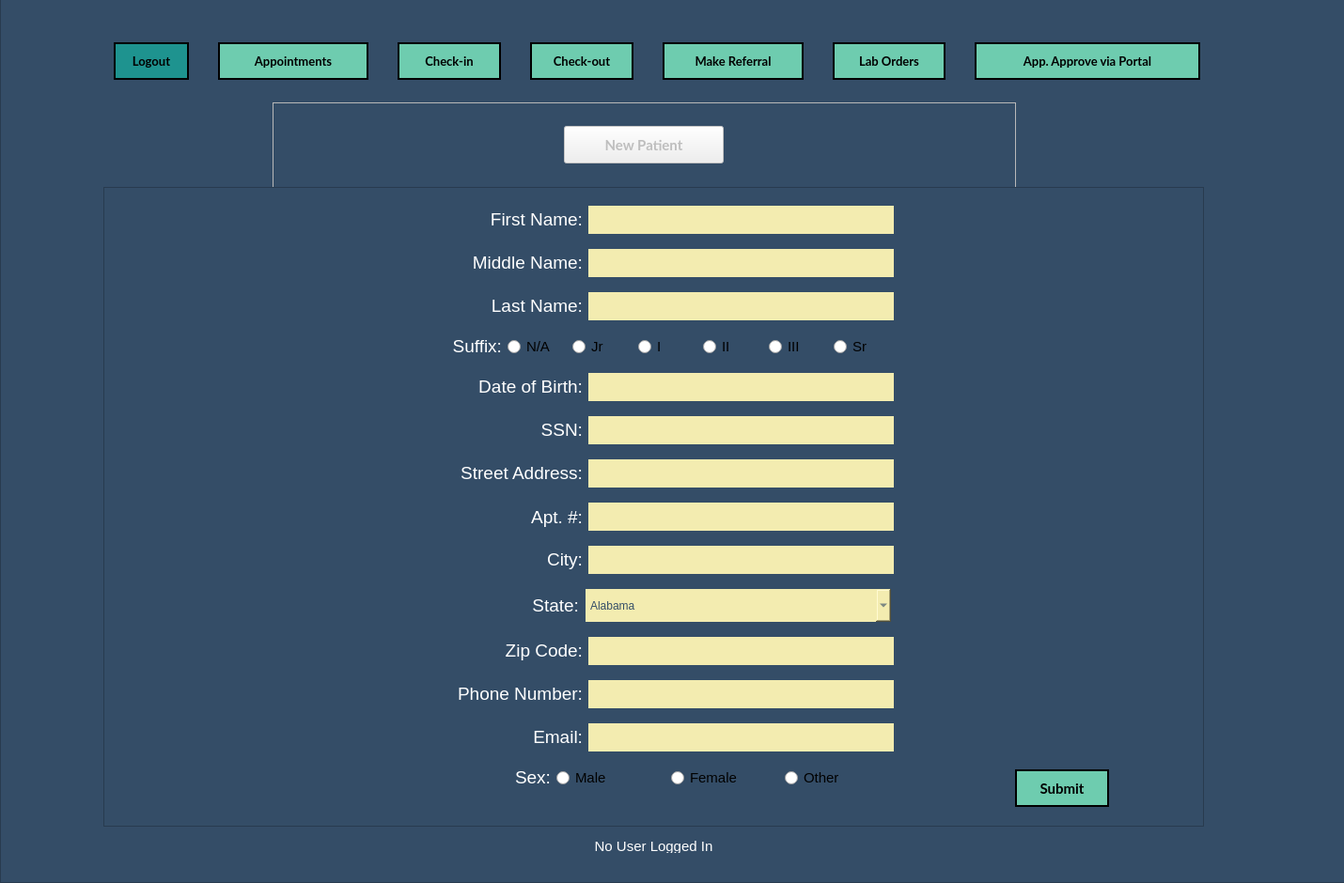
<?xml version="1.0" encoding="UTF-8"?>
<ui version="4.0">
 <class>NewPatientWindow</class>
 <widget class="QMainWindow" name="NewPatientWindow">
  <property name="geometry">
   <rect>
    <x>0</x>
    <y>0</y>
    <width>1430</width>
    <height>940</height>
   </rect>
  </property>
  <property name="minimumSize">
   <size>
    <width>1420</width>
    <height>940</height>
   </size>
  </property>
  <property name="maximumSize">
   <size>
    <width>1430</width>
    <height>940</height>
   </size>
  </property>
  <property name="windowTitle">
   <string>Forsyth Family Practice Center - Scheduling Appointments</string>
  </property>
  <property name="styleSheet">
   <string notr="true">QFrame {
	border-image: none;
	background-color: rgb(52, 77, 103);
}



QLineEdit, QComboBox, QDateEdit, QDateTimeEdit {
	border-image: none;
    border: none;
	min-width: 200px;
	height: 30px;
	background-color: #F3ECB0;
	color: #344D67;
	font-family: &quot;MS Shell Dlg 2&quot;;
	font-size: 11;
}

QLineEdit {
	padding-left: 5px;
	padding-right: 5px;
}

QLabel {
	color: white;
}</string>
  </property>
  <widget class="QWidget" name="centralwidget">
   <widget class="QFrame" name="MainFrame">
    <property name="geometry">
     <rect>
      <x>0</x>
      <y>-1</y>
      <width>1500</width>
      <height>941</height>
     </rect>
    </property>
    <property name="styleSheet">
     <string notr="true">QFrame {
	border-image: url(:/newPrefix/imgs/app-bg.png);
}</string>
    </property>
    <property name="frameShape">
     <enum>QFrame::StyledPanel</enum>
    </property>
    <property name="frameShadow">
     <enum>QFrame::Raised</enum>
    </property>
    <widget class="QWidget" name="layoutWidget">
     <property name="geometry">
      <rect>
       <x>110</x>
       <y>41</y>
       <width>1181</width>
       <height>51</height>
      </rect>
     </property>
     <layout class="QHBoxLayout" name="Layout_NavBar">
      <property name="spacing">
       <number>20</number>
      </property>
      <item>
       <widget class="QPushButton" name="Nav_LogoutBtn">
        <property name="minimumSize">
         <size>
          <width>80</width>
          <height>40</height>
         </size>
        </property>
        <property name="maximumSize">
         <size>
          <width>60</width>
          <height>16777215</height>
         </size>
        </property>
        <property name="font">
         <font>
          <family>Lato</family>
          <pointsize>10</pointsize>
          <weight>75</weight>
          <bold>true</bold>
         </font>
        </property>
        <property name="cursor">
         <cursorShape>PointingHandCursor</cursorShape>
        </property>
        <property name="styleSheet">
         <string notr="true">QPushButton {
	border-image: none;
	background-color: rgb(30, 147, 143);
	color: black;
	border: 2px solid black;
}

QPushButton::hover {
	background-color: rgb(14, 81, 85);
	color: white;
}</string>
        </property>
        <property name="text">
         <string>Logout</string>
        </property>
       </widget>
      </item>
      <item>
       <widget class="QPushButton" name="Nav_Appointments">
        <property name="enabled">
         <bool>true</bool>
        </property>
        <property name="sizePolicy">
         <sizepolicy hsizetype="Preferred" vsizetype="Fixed">
          <horstretch>0</horstretch>
          <verstretch>0</verstretch>
         </sizepolicy>
        </property>
        <property name="minimumSize">
         <size>
          <width>160</width>
          <height>40</height>
         </size>
        </property>
        <property name="maximumSize">
         <size>
          <width>90</width>
          <height>16777215</height>
         </size>
        </property>
        <property name="font">
         <font>
          <family>Lato</family>
          <pointsize>10</pointsize>
          <weight>75</weight>
          <bold>true</bold>
         </font>
        </property>
        <property name="cursor">
         <cursorShape>PointingHandCursor</cursorShape>
        </property>
        <property name="autoFillBackground">
         <bool>false</bool>
        </property>
        <property name="styleSheet">
         <string notr="true">QPushButton {
	border-image: none;
	background-color: #6ECCAF;
	color: black;
	border: 2px solid black;
}

QPushButton::hover {
	background-color: rgb(139, 231, 100);
	color: white;
}

</string>
        </property>
        <property name="text">
         <string>Appointments</string>
        </property>
       </widget>
      </item>
      <item>
       <widget class="QPushButton" name="Nav_CheckinBtn">
        <property name="minimumSize">
         <size>
          <width>110</width>
          <height>40</height>
         </size>
        </property>
        <property name="maximumSize">
         <size>
          <width>80</width>
          <height>16777215</height>
         </size>
        </property>
        <property name="font">
         <font>
          <family>Lato</family>
          <pointsize>10</pointsize>
          <weight>75</weight>
          <bold>true</bold>
         </font>
        </property>
        <property name="cursor">
         <cursorShape>PointingHandCursor</cursorShape>
        </property>
        <property name="styleSheet">
         <string notr="true">QPushButton {
	border-image: none;
	background-color: #6ECCAF;
	color: black;
	border: 2px solid black;
}

QPushButton::hover {
	background-color: rgb(139, 231, 100);
	color: white;
}

</string>
        </property>
        <property name="text">
         <string>Check-in</string>
        </property>
       </widget>
      </item>
      <item>
       <widget class="QPushButton" name="Nav_CheckoutBtn">
        <property name="minimumSize">
         <size>
          <width>110</width>
          <height>40</height>
         </size>
        </property>
        <property name="maximumSize">
         <size>
          <width>90</width>
          <height>16777215</height>
         </size>
        </property>
        <property name="font">
         <font>
          <family>Lato</family>
          <pointsize>10</pointsize>
          <weight>75</weight>
          <bold>true</bold>
         </font>
        </property>
        <property name="cursor">
         <cursorShape>PointingHandCursor</cursorShape>
        </property>
        <property name="styleSheet">
         <string notr="true">QPushButton {
	border-image: none;
	background-color: #6ECCAF;
	color: black;
	border: 2px solid black;
}

QPushButton::hover {
	background-color: rgb(139, 231, 100);
	color: white;
}</string>
        </property>
        <property name="text">
         <string>Check-out</string>
        </property>
       </widget>
      </item>
      <item>
       <widget class="QPushButton" name="Nav_MakeReferralBtn">
        <property name="minimumSize">
         <size>
          <width>150</width>
          <height>40</height>
         </size>
        </property>
        <property name="maximumSize">
         <size>
          <width>110</width>
          <height>16777215</height>
         </size>
        </property>
        <property name="font">
         <font>
          <family>Lato</family>
          <pointsize>10</pointsize>
          <weight>75</weight>
          <bold>true</bold>
         </font>
        </property>
        <property name="cursor">
         <cursorShape>PointingHandCursor</cursorShape>
        </property>
        <property name="styleSheet">
         <string notr="true">QPushButton {
	border-image: none;
	background-color: #6ECCAF;
	color: black;
	border: 2px solid black;
}

QPushButton::hover {
	background-color: rgb(139, 231, 100);
	color: white;
}
</string>
        </property>
        <property name="text">
         <string>Make Referral</string>
        </property>
       </widget>
      </item>
      <item>
       <widget class="QPushButton" name="Nav_LabOrdersBtn">
        <property name="minimumSize">
         <size>
          <width>120</width>
          <height>40</height>
         </size>
        </property>
        <property name="maximumSize">
         <size>
          <width>90</width>
          <height>16777215</height>
         </size>
        </property>
        <property name="font">
         <font>
          <family>Lato</family>
          <pointsize>10</pointsize>
          <weight>75</weight>
          <bold>true</bold>
         </font>
        </property>
        <property name="cursor">
         <cursorShape>PointingHandCursor</cursorShape>
        </property>
        <property name="styleSheet">
         <string notr="true">QPushButton {
	border-image: none;
	background-color: #6ECCAF;
	color: black;
	border: 2px solid black;
}

QPushButton::hover {
	background-color: rgb(139, 231, 100);
	color: white;
}</string>
        </property>
        <property name="text">
         <string>Lab Orders</string>
        </property>
       </widget>
      </item>
      <item>
       <widget class="QPushButton" name="Nav_ApproveAppointmentsBtn">
        <property name="minimumSize">
         <size>
          <width>240</width>
          <height>40</height>
         </size>
        </property>
        <property name="maximumSize">
         <size>
          <width>90</width>
          <height>16777215</height>
         </size>
        </property>
        <property name="font">
         <font>
          <family>Lato</family>
          <pointsize>10</pointsize>
          <weight>75</weight>
          <bold>true</bold>
         </font>
        </property>
        <property name="cursor">
         <cursorShape>PointingHandCursor</cursorShape>
        </property>
        <property name="styleSheet">
         <string notr="true">QPushButton {
	border-image: none;
	background-color: #6ECCAF;
	color: black;
	border: 2px solid black;
}

QPushButton::hover {
	background-color: rgb(139, 231, 100);
	color: white;
}</string>
        </property>
        <property name="text">
         <string>App. Approve via Portal</string>
        </property>
       </widget>
      </item>
     </layout>
    </widget>
    <widget class="QFrame" name="InputsFrame">
     <property name="geometry">
      <rect>
       <x>110</x>
       <y>200</y>
       <width>1171</width>
       <height>681</height>
      </rect>
     </property>
     <property name="sizePolicy">
      <sizepolicy hsizetype="Expanding" vsizetype="Preferred">
       <horstretch>0</horstretch>
       <verstretch>0</verstretch>
      </sizepolicy>
     </property>
     <property name="minimumSize">
      <size>
       <width>0</width>
       <height>681</height>
      </size>
     </property>
     <property name="maximumSize">
      <size>
       <width>16777215</width>
       <height>630</height>
      </size>
     </property>
     <property name="styleSheet">
      <string notr="true">QFrame {
	border-image: none;
	background-color: rgb(52, 77, 103);
}



QLineEdit, QComboBox, QDateEdit, QDateTimeEdit {
	border-image: none;
    border: none;
	min-width: 200px;
	height: 30px;
	background-color: #F3ECB0;
	color: #344D67;
	font-family: &quot;MS Shell Dlg 2&quot;;
	font-size: 11;
}

QLabel {
	color: white;
}</string>
     </property>
     <property name="frameShape">
      <enum>QFrame::StyledPanel</enum>
     </property>
     <property name="frameShadow">
      <enum>QFrame::Raised</enum>
     </property>
     <widget class="QWidget" name="verticalLayoutWidget">
      <property name="geometry">
       <rect>
        <x>360</x>
        <y>10</y>
        <width>481</width>
        <height>651</height>
       </rect>
      </property>
      <layout class="QVBoxLayout" name="verticalLayout_9">
       <item>
        <layout class="QHBoxLayout" name="horizontalLayout_FirstName">
         <item>
          <widget class="QLabel" name="first_name_label">
           <property name="font">
            <font>
             <pointsize>14</pointsize>
            </font>
           </property>
           <property name="styleSheet">
            <string notr="true">background-color: rgb(52, 77, 103);</string>
           </property>
           <property name="text">
            <string>&lt;html&gt;&lt;head/&gt;&lt;body&gt;&lt;p&gt;&lt;span style=&quot; color:#ffffff;&quot;&gt;First Name:&lt;/span&gt;&lt;/p&gt;&lt;/body&gt;&lt;/html&gt;</string>
           </property>
           <property name="alignment">
            <set>Qt::AlignRight|Qt::AlignTrailing|Qt::AlignVCenter</set>
           </property>
          </widget>
         </item>
         <item>
          <widget class="QLineEdit" name="first_name_lineEdit">
           <property name="maximumSize">
            <size>
             <width>325</width>
             <height>16777215</height>
            </size>
           </property>
           <property name="font">
            <font>
             <family>MS Shell Dlg 2</family>
             <pointsize>11</pointsize>
            </font>
           </property>
           <property name="styleSheet">
            <string notr="true"/>
           </property>
           <property name="readOnly">
            <bool>false</bool>
           </property>
          </widget>
         </item>
        </layout>
       </item>
       <item>
        <layout class="QHBoxLayout" name="horizontalLayout_MiddleName">
         <item>
          <widget class="QLabel" name="middle_name_label">
           <property name="font">
            <font>
             <pointsize>14</pointsize>
            </font>
           </property>
           <property name="styleSheet">
            <string notr="true">background-color: rgb(52, 77, 103);</string>
           </property>
           <property name="text">
            <string>&lt;html&gt;&lt;head/&gt;&lt;body&gt;&lt;p&gt;&lt;span style=&quot; color:#ffffff;&quot;&gt;Middle Name:&lt;/span&gt;&lt;/p&gt;&lt;/body&gt;&lt;/html&gt;</string>
           </property>
           <property name="alignment">
            <set>Qt::AlignRight|Qt::AlignTrailing|Qt::AlignVCenter</set>
           </property>
          </widget>
         </item>
         <item>
          <widget class="QLineEdit" name="middle_name_lineEdit">
           <property name="maximumSize">
            <size>
             <width>325</width>
             <height>16777215</height>
            </size>
           </property>
           <property name="font">
            <font>
             <family>MS Shell Dlg 2</family>
             <pointsize>11</pointsize>
            </font>
           </property>
           <property name="styleSheet">
            <string notr="true"/>
           </property>
           <property name="readOnly">
            <bool>false</bool>
           </property>
          </widget>
         </item>
        </layout>
       </item>
       <item>
        <layout class="QHBoxLayout" name="horizontalLayout_LastName">
         <item>
          <widget class="QLabel" name="last_name_label">
           <property name="font">
            <font>
             <pointsize>14</pointsize>
            </font>
           </property>
           <property name="styleSheet">
            <string notr="true">background-color: rgb(52, 77, 103);</string>
           </property>
           <property name="text">
            <string>&lt;html&gt;&lt;head/&gt;&lt;body&gt;&lt;p&gt;&lt;span style=&quot; color:#ffffff;&quot;&gt;Last Name:&lt;/span&gt;&lt;/p&gt;&lt;/body&gt;&lt;/html&gt;</string>
           </property>
           <property name="alignment">
            <set>Qt::AlignRight|Qt::AlignTrailing|Qt::AlignVCenter</set>
           </property>
          </widget>
         </item>
         <item>
          <widget class="QLineEdit" name="last_name_lineEdit">
           <property name="maximumSize">
            <size>
             <width>325</width>
             <height>16777215</height>
            </size>
           </property>
           <property name="font">
            <font>
             <family>MS Shell Dlg 2</family>
             <pointsize>11</pointsize>
            </font>
           </property>
           <property name="styleSheet">
            <string notr="true"/>
           </property>
          </widget>
         </item>
        </layout>
       </item>
       <item>
        <layout class="QHBoxLayout" name="horizontalLayout_Suffeix">
         <item>
          <widget class="QLabel" name="suffix_label">
           <property name="font">
            <font>
             <pointsize>14</pointsize>
            </font>
           </property>
           <property name="styleSheet">
            <string notr="true">background-color: rgb(52, 77, 103);</string>
           </property>
           <property name="text">
            <string>&lt;html&gt;&lt;head/&gt;&lt;body&gt;&lt;p&gt;&lt;span style=&quot; color:#ffffff;&quot;&gt;Suffix:&lt;/span&gt;&lt;/p&gt;&lt;/body&gt;&lt;/html&gt;</string>
           </property>
           <property name="alignment">
            <set>Qt::AlignRight|Qt::AlignTrailing|Qt::AlignVCenter</set>
           </property>
          </widget>
         </item>
         <item>
          <widget class="QRadioButton" name="radioButton_8">
           <property name="font">
            <font>
             <pointsize>11</pointsize>
            </font>
           </property>
           <property name="styleSheet">
            <string notr="true"/>
           </property>
           <property name="text">
            <string>N/A</string>
           </property>
           <attribute name="buttonGroup">
            <string notr="true">buttonGroup_Suffix</string>
           </attribute>
          </widget>
         </item>
         <item>
          <widget class="QRadioButton" name="jr_radioButton_3">
           <property name="font">
            <font>
             <pointsize>11</pointsize>
            </font>
           </property>
           <property name="styleSheet">
            <string notr="true"/>
           </property>
           <property name="text">
            <string>Jr</string>
           </property>
           <attribute name="buttonGroup">
            <string notr="true">buttonGroup_Suffix</string>
           </attribute>
          </widget>
         </item>
         <item>
          <widget class="QRadioButton" name="I_radioButton_3">
           <property name="font">
            <font>
             <pointsize>11</pointsize>
            </font>
           </property>
           <property name="styleSheet">
            <string notr="true"/>
           </property>
           <property name="text">
            <string>I</string>
           </property>
           <attribute name="buttonGroup">
            <string notr="true">buttonGroup_Suffix</string>
           </attribute>
          </widget>
         </item>
         <item>
          <widget class="QRadioButton" name="II_radioButton_3">
           <property name="font">
            <font>
             <pointsize>11</pointsize>
            </font>
           </property>
           <property name="styleSheet">
            <string notr="true"/>
           </property>
           <property name="text">
            <string>II</string>
           </property>
           <attribute name="buttonGroup">
            <string notr="true">buttonGroup_Suffix</string>
           </attribute>
          </widget>
         </item>
         <item>
          <widget class="QRadioButton" name="III_radioButton_3">
           <property name="font">
            <font>
             <pointsize>11</pointsize>
            </font>
           </property>
           <property name="styleSheet">
            <string notr="true"/>
           </property>
           <property name="text">
            <string>III</string>
           </property>
           <property name="checkable">
            <bool>true</bool>
           </property>
           <property name="checked">
            <bool>false</bool>
           </property>
           <attribute name="buttonGroup">
            <string notr="true">buttonGroup_Suffix</string>
           </attribute>
          </widget>
         </item>
         <item>
          <widget class="QRadioButton" name="sr_radioButton_3">
           <property name="font">
            <font>
             <pointsize>11</pointsize>
            </font>
           </property>
           <property name="styleSheet">
            <string notr="true"/>
           </property>
           <property name="text">
            <string>Sr</string>
           </property>
           <attribute name="buttonGroup">
            <string notr="true">buttonGroup_Suffix</string>
           </attribute>
          </widget>
         </item>
        </layout>
       </item>
       <item>
        <layout class="QHBoxLayout" name="horizontalLayout_DOB">
         <item>
          <widget class="QLabel" name="date_of_birth_label">
           <property name="font">
            <font>
             <pointsize>14</pointsize>
            </font>
           </property>
           <property name="styleSheet">
            <string notr="true">background-color: rgb(52, 77, 103);</string>
           </property>
           <property name="text">
            <string>&lt;html&gt;&lt;head/&gt;&lt;body&gt;&lt;p&gt;&lt;span style=&quot; color:#ffffff;&quot;&gt;Date of Birth:&lt;/span&gt;&lt;/p&gt;&lt;/body&gt;&lt;/html&gt;</string>
           </property>
           <property name="alignment">
            <set>Qt::AlignRight|Qt::AlignTrailing|Qt::AlignVCenter</set>
           </property>
          </widget>
         </item>
         <item>
          <widget class="QLineEdit" name="date_of_birth_lineEdit">
           <property name="maximumSize">
            <size>
             <width>325</width>
             <height>16777215</height>
            </size>
           </property>
           <property name="font">
            <font>
             <family>MS Shell Dlg 2</family>
             <pointsize>11</pointsize>
            </font>
           </property>
           <property name="styleSheet">
            <string notr="true"/>
           </property>
          </widget>
         </item>
        </layout>
       </item>
       <item>
        <layout class="QHBoxLayout" name="horizontalLayout_SSN">
         <item>
          <widget class="QLabel" name="ssn_label">
           <property name="font">
            <font>
             <pointsize>14</pointsize>
            </font>
           </property>
           <property name="styleSheet">
            <string notr="true">background-color: rgb(52, 77, 103);</string>
           </property>
           <property name="text">
            <string>&lt;html&gt;&lt;head/&gt;&lt;body&gt;&lt;p&gt;&lt;span style=&quot; color:#ffffff;&quot;&gt;SSN:&lt;/span&gt;&lt;/p&gt;&lt;/body&gt;&lt;/html&gt;</string>
           </property>
           <property name="alignment">
            <set>Qt::AlignRight|Qt::AlignTrailing|Qt::AlignVCenter</set>
           </property>
          </widget>
         </item>
         <item>
          <widget class="QLineEdit" name="ssn_lineEdit">
           <property name="maximumSize">
            <size>
             <width>325</width>
             <height>16777215</height>
            </size>
           </property>
           <property name="font">
            <font>
             <family>MS Shell Dlg 2</family>
             <pointsize>11</pointsize>
            </font>
           </property>
           <property name="styleSheet">
            <string notr="true"/>
           </property>
          </widget>
         </item>
        </layout>
       </item>
       <item>
        <layout class="QHBoxLayout" name="horizontalLayout_StreetAdress">
         <item>
          <widget class="QLabel" name="street_address_label">
           <property name="font">
            <font>
             <pointsize>14</pointsize>
            </font>
           </property>
           <property name="styleSheet">
            <string notr="true">background-color: rgb(52, 77, 103);</string>
           </property>
           <property name="text">
            <string>&lt;html&gt;&lt;head/&gt;&lt;body&gt;&lt;p&gt;&lt;span style=&quot; color:#ffffff;&quot;&gt;Street Address:&lt;/span&gt;&lt;/p&gt;&lt;/body&gt;&lt;/html&gt;</string>
           </property>
           <property name="alignment">
            <set>Qt::AlignRight|Qt::AlignTrailing|Qt::AlignVCenter</set>
           </property>
          </widget>
         </item>
         <item>
          <widget class="QLineEdit" name="street_address_lineEdit">
           <property name="maximumSize">
            <size>
             <width>325</width>
             <height>16777215</height>
            </size>
           </property>
           <property name="font">
            <font>
             <family>MS Shell Dlg 2</family>
             <pointsize>11</pointsize>
            </font>
           </property>
           <property name="styleSheet">
            <string notr="true"/>
           </property>
          </widget>
         </item>
        </layout>
       </item>
       <item>
        <layout class="QHBoxLayout" name="horizontalLayout_AptNumber">
         <item>
          <widget class="QLabel" name="new_patient_apt_label_3">
           <property name="font">
            <font>
             <pointsize>14</pointsize>
            </font>
           </property>
           <property name="styleSheet">
            <string notr="true">background-color: rgb(52, 77, 103);
color: rgb(255, 255, 255);</string>
           </property>
           <property name="text">
            <string>Apt. #:</string>
           </property>
           <property name="alignment">
            <set>Qt::AlignRight|Qt::AlignTrailing|Qt::AlignVCenter</set>
           </property>
          </widget>
         </item>
         <item>
          <widget class="QLineEdit" name="new_patient_apt_lineEdit_3">
           <property name="maximumSize">
            <size>
             <width>325</width>
             <height>16777215</height>
            </size>
           </property>
           <property name="styleSheet">
            <string notr="true"/>
           </property>
          </widget>
         </item>
        </layout>
       </item>
       <item>
        <layout class="QHBoxLayout" name="horizontalLayout_4">
         <item>
          <widget class="QLabel" name="city_label">
           <property name="font">
            <font>
             <pointsize>14</pointsize>
            </font>
           </property>
           <property name="styleSheet">
            <string notr="true">background-color: rgb(52, 77, 103);</string>
           </property>
           <property name="text">
            <string>&lt;html&gt;&lt;head/&gt;&lt;body&gt;&lt;p&gt;&lt;span style=&quot; color:#ffffff;&quot;&gt;City:&lt;/span&gt;&lt;/p&gt;&lt;/body&gt;&lt;/html&gt;</string>
           </property>
           <property name="alignment">
            <set>Qt::AlignRight|Qt::AlignTrailing|Qt::AlignVCenter</set>
           </property>
          </widget>
         </item>
         <item>
          <widget class="QLineEdit" name="city_lineEdit">
           <property name="maximumSize">
            <size>
             <width>325</width>
             <height>16777215</height>
            </size>
           </property>
           <property name="baseSize">
            <size>
             <width>200</width>
             <height>0</height>
            </size>
           </property>
           <property name="font">
            <font>
             <family>MS Shell Dlg 2</family>
             <pointsize>11</pointsize>
            </font>
           </property>
           <property name="styleSheet">
            <string notr="true"/>
           </property>
           <property name="readOnly">
            <bool>true</bool>
           </property>
          </widget>
         </item>
        </layout>
       </item>
       <item>
        <layout class="QHBoxLayout" name="horizontalLayout_State">
         <item>
          <widget class="QLabel" name="state_label">
           <property name="maximumSize">
            <size>
             <width>145</width>
             <height>16777215</height>
            </size>
           </property>
           <property name="font">
            <font>
             <pointsize>14</pointsize>
            </font>
           </property>
           <property name="styleSheet">
            <string notr="true">background-color: rgb(52, 77, 103);</string>
           </property>
           <property name="text">
            <string>&lt;html&gt;&lt;head/&gt;&lt;body&gt;&lt;p&gt;&lt;span style=&quot; color:#ffffff;&quot;&gt;State:&lt;/span&gt;&lt;/p&gt;&lt;/body&gt;&lt;/html&gt;</string>
           </property>
           <property name="alignment">
            <set>Qt::AlignRight|Qt::AlignTrailing|Qt::AlignVCenter</set>
           </property>
          </widget>
         </item>
         <item>
          <widget class="QComboBox" name="new_patient_state_comboBox_3">
           <property name="sizePolicy">
            <sizepolicy hsizetype="Preferred" vsizetype="Fixed">
             <horstretch>0</horstretch>
             <verstretch>0</verstretch>
            </sizepolicy>
           </property>
           <property name="maximumSize">
            <size>
             <width>325</width>
             <height>35</height>
            </size>
           </property>
           <property name="toolTipDuration">
            <number>-1</number>
           </property>
           <item>
            <property name="text">
             <string>Alabama</string>
            </property>
           </item>
           <item>
            <property name="text">
             <string>Alaska</string>
            </property>
           </item>
           <item>
            <property name="text">
             <string>Arizona</string>
            </property>
           </item>
           <item>
            <property name="text">
             <string>Arkansas</string>
            </property>
           </item>
           <item>
            <property name="text">
             <string>California</string>
            </property>
           </item>
           <item>
            <property name="text">
             <string>Colorado</string>
            </property>
           </item>
           <item>
            <property name="text">
             <string>Connecticut</string>
            </property>
           </item>
           <item>
            <property name="text">
             <string>Delaware</string>
            </property>
           </item>
           <item>
            <property name="text">
             <string>Florida</string>
            </property>
           </item>
           <item>
            <property name="text">
             <string>Georgia</string>
            </property>
           </item>
           <item>
            <property name="text">
             <string>Hawaii</string>
            </property>
           </item>
           <item>
            <property name="text">
             <string>Idaho</string>
            </property>
           </item>
           <item>
            <property name="text">
             <string>Illinois</string>
            </property>
           </item>
           <item>
            <property name="text">
             <string>Indiana</string>
            </property>
           </item>
           <item>
            <property name="text">
             <string>Iowa</string>
            </property>
           </item>
           <item>
            <property name="text">
             <string>Kansas</string>
            </property>
           </item>
           <item>
            <property name="text">
             <string>Kentucky</string>
            </property>
           </item>
           <item>
            <property name="text">
             <string>Louisiana</string>
            </property>
           </item>
           <item>
            <property name="text">
             <string>Maine</string>
            </property>
           </item>
           <item>
            <property name="text">
             <string>Maryland</string>
            </property>
           </item>
           <item>
            <property name="text">
             <string>Massachusetts</string>
            </property>
           </item>
           <item>
            <property name="text">
             <string>Michigan</string>
            </property>
           </item>
           <item>
            <property name="text">
             <string>Minnesota</string>
            </property>
           </item>
           <item>
            <property name="text">
             <string>Mississippi</string>
            </property>
           </item>
           <item>
            <property name="text">
             <string>Missouri</string>
            </property>
           </item>
           <item>
            <property name="text">
             <string>Montana</string>
            </property>
           </item>
           <item>
            <property name="text">
             <string>Nebraska</string>
            </property>
           </item>
           <item>
            <property name="text">
             <string>Nevada</string>
            </property>
           </item>
           <item>
            <property name="text">
             <string>New Hampshire</string>
            </property>
           </item>
           <item>
            <property name="text">
             <string>New Jersey</string>
            </property>
           </item>
           <item>
            <property name="text">
             <string>New Mexico</string>
            </property>
           </item>
           <item>
            <property name="text">
             <string>New York</string>
            </property>
           </item>
           <item>
            <property name="text">
             <string>North Carolina</string>
            </property>
           </item>
           <item>
            <property name="text">
             <string>North Dakota</string>
            </property>
           </item>
           <item>
            <property name="text">
             <string>Ohio</string>
            </property>
           </item>
           <item>
            <property name="text">
             <string>Oklahoma</string>
            </property>
           </item>
           <item>
            <property name="text">
             <string>Oregon</string>
            </property>
           </item>
           <item>
            <property name="text">
             <string>Pennsylvania</string>
            </property>
           </item>
           <item>
            <property name="text">
             <string>Rhode Island</string>
            </property>
           </item>
           <item>
            <property name="text">
             <string>South Carolina</string>
            </property>
           </item>
           <item>
            <property name="text">
             <string>South Dakota</string>
            </property>
           </item>
           <item>
            <property name="text">
             <string>Tennessee</string>
            </property>
           </item>
           <item>
            <property name="text">
             <string>Texas</string>
            </property>
           </item>
           <item>
            <property name="text">
             <string>Utah</string>
            </property>
           </item>
           <item>
            <property name="text">
             <string>Vermont</string>
            </property>
           </item>
           <item>
            <property name="text">
             <string>Virginia</string>
            </property>
           </item>
           <item>
            <property name="text">
             <string>Washington</string>
            </property>
           </item>
           <item>
            <property name="text">
             <string>West Virginia</string>
            </property>
           </item>
           <item>
            <property name="text">
             <string>Wisconsin</string>
            </property>
           </item>
           <item>
            <property name="text">
             <string>Wyoming</string>
            </property>
           </item>
          </widget>
         </item>
        </layout>
       </item>
       <item>
        <layout class="QHBoxLayout" name="horizontalLayout_ZipCode">
         <item>
          <widget class="QLabel" name="zip_code_label">
           <property name="font">
            <font>
             <pointsize>14</pointsize>
            </font>
           </property>
           <property name="styleSheet">
            <string notr="true">background-color: rgb(52, 77, 103);</string>
           </property>
           <property name="text">
            <string>&lt;html&gt;&lt;head/&gt;&lt;body&gt;&lt;p&gt;&lt;span style=&quot; color:#ffffff;&quot;&gt;Zip Code:&lt;/span&gt;&lt;/p&gt;&lt;/body&gt;&lt;/html&gt;</string>
           </property>
           <property name="alignment">
            <set>Qt::AlignRight|Qt::AlignTrailing|Qt::AlignVCenter</set>
           </property>
          </widget>
         </item>
         <item>
          <widget class="QLineEdit" name="zip_code_lineEdit">
           <property name="maximumSize">
            <size>
             <width>325</width>
             <height>16777215</height>
            </size>
           </property>
           <property name="font">
            <font>
             <family>MS Shell Dlg 2</family>
             <pointsize>11</pointsize>
            </font>
           </property>
           <property name="styleSheet">
            <string notr="true"/>
           </property>
          </widget>
         </item>
        </layout>
       </item>
       <item>
        <layout class="QHBoxLayout" name="horizontalLayout_PhoneNumber">
         <item>
          <widget class="QLabel" name="phone_number_label">
           <property name="font">
            <font>
             <pointsize>14</pointsize>
            </font>
           </property>
           <property name="styleSheet">
            <string notr="true">background-color: rgb(52, 77, 103);</string>
           </property>
           <property name="text">
            <string>&lt;html&gt;&lt;head/&gt;&lt;body&gt;&lt;p&gt;&lt;span style=&quot; color:#ffffff;&quot;&gt;Phone Number:&lt;/span&gt;&lt;/p&gt;&lt;/body&gt;&lt;/html&gt;</string>
           </property>
           <property name="alignment">
            <set>Qt::AlignRight|Qt::AlignTrailing|Qt::AlignVCenter</set>
           </property>
          </widget>
         </item>
         <item>
          <widget class="QLineEdit" name="phone_number_lineEdit">
           <property name="maximumSize">
            <size>
             <width>325</width>
             <height>16777215</height>
            </size>
           </property>
           <property name="font">
            <font>
             <family>MS Shell Dlg 2</family>
             <pointsize>11</pointsize>
            </font>
           </property>
           <property name="styleSheet">
            <string notr="true"/>
           </property>
          </widget>
         </item>
        </layout>
       </item>
       <item>
        <layout class="QHBoxLayout" name="horizontalLayout_Email">
         <item>
          <widget class="QLabel" name="email_label">
           <property name="font">
            <font>
             <pointsize>14</pointsize>
            </font>
           </property>
           <property name="styleSheet">
            <string notr="true">background-color: rgb(52, 77, 103);</string>
           </property>
           <property name="text">
            <string>&lt;html&gt;&lt;head/&gt;&lt;body&gt;&lt;p&gt;&lt;span style=&quot; color:#ffffff;&quot;&gt;Email:&lt;/span&gt;&lt;/p&gt;&lt;/body&gt;&lt;/html&gt;</string>
           </property>
           <property name="alignment">
            <set>Qt::AlignRight|Qt::AlignTrailing|Qt::AlignVCenter</set>
           </property>
          </widget>
         </item>
         <item>
          <widget class="QLineEdit" name="email_lineEdit">
           <property name="maximumSize">
            <size>
             <width>325</width>
             <height>16777215</height>
            </size>
           </property>
           <property name="font">
            <font>
             <family>MS Shell Dlg 2</family>
             <pointsize>11</pointsize>
            </font>
           </property>
           <property name="styleSheet">
            <string notr="true"/>
           </property>
          </widget>
         </item>
        </layout>
       </item>
       <item>
        <layout class="QHBoxLayout" name="horizontalLayout_Gender">
         <item>
          <widget class="QLabel" name="gender_label">
           <property name="font">
            <font>
             <pointsize>14</pointsize>
            </font>
           </property>
           <property name="styleSheet">
            <string notr="true">background-color: rgb(52, 77, 103);</string>
           </property>
           <property name="text">
            <string>&lt;html&gt;&lt;head/&gt;&lt;body&gt;&lt;p&gt;&lt;span style=&quot; color:#ffffff;&quot;&gt;Sex:&lt;/span&gt;&lt;/p&gt;&lt;/body&gt;&lt;/html&gt;</string>
           </property>
           <property name="alignment">
            <set>Qt::AlignRight|Qt::AlignTrailing|Qt::AlignVCenter</set>
           </property>
          </widget>
         </item>
         <item>
          <widget class="QRadioButton" name="radioButtonGenderM">
           <property name="font">
            <font>
             <pointsize>11</pointsize>
            </font>
           </property>
           <property name="styleSheet">
            <string notr="true"/>
           </property>
           <property name="text">
            <string>Male</string>
           </property>
           <attribute name="buttonGroup">
            <string notr="true">buttonGroup_Gender</string>
           </attribute>
          </widget>
         </item>
         <item>
          <widget class="QRadioButton" name="radioButton_GenderF">
           <property name="font">
            <font>
             <pointsize>11</pointsize>
            </font>
           </property>
           <property name="styleSheet">
            <string notr="true"/>
           </property>
           <property name="text">
            <string>Female</string>
           </property>
           <attribute name="buttonGroup">
            <string notr="true">buttonGroup_Gender</string>
           </attribute>
          </widget>
         </item>
         <item>
          <widget class="QRadioButton" name="radioButtonOther">
           <property name="font">
            <font>
             <pointsize>11</pointsize>
            </font>
           </property>
           <property name="styleSheet">
            <string notr="true"/>
           </property>
           <property name="text">
            <string>Other</string>
           </property>
           <attribute name="buttonGroup">
            <string notr="true">buttonGroup_Gender</string>
           </attribute>
          </widget>
         </item>
        </layout>
       </item>
      </layout>
     </widget>
     <widget class="QPushButton" name="btnSubmitNewPatient">
      <property name="enabled">
       <bool>true</bool>
      </property>
      <property name="geometry">
       <rect>
        <x>970</x>
        <y>620</y>
        <width>100</width>
        <height>40</height>
       </rect>
      </property>
      <property name="minimumSize">
       <size>
        <width>100</width>
        <height>40</height>
       </size>
      </property>
      <property name="maximumSize">
       <size>
        <width>100</width>
        <height>16777215</height>
       </size>
      </property>
      <property name="font">
       <font>
        <family>Lato</family>
        <pointsize>11</pointsize>
        <weight>75</weight>
        <bold>true</bold>
       </font>
      </property>
      <property name="cursor">
       <cursorShape>PointingHandCursor</cursorShape>
      </property>
      <property name="styleSheet">
       <string notr="true">QPushButton {
	border-image: none;
	background-color: #6ECCAF;
	color: black;
	border: 2px solid black;
}

QPushButton::hover {
	background-color: rgb(139, 231, 100);
	color: white;
}

</string>
      </property>
      <property name="text">
       <string>Submit</string>
      </property>
     </widget>
    </widget>
    <widget class="QFrame" name="ViewBtns_Frame">
     <property name="geometry">
      <rect>
       <x>290</x>
       <y>110</y>
       <width>791</width>
       <height>91</height>
      </rect>
     </property>
     <property name="styleSheet">
      <string notr="true">QFrame {
	border-image: none;
	background-color: none;
}</string>
     </property>
     <property name="frameShape">
      <enum>QFrame::StyledPanel</enum>
     </property>
     <property name="frameShadow">
      <enum>QFrame::Raised</enum>
     </property>
     <layout class="QHBoxLayout" name="horizontalLayout_2">
      <item>
       <layout class="QHBoxLayout" name="horizontalLayout">
        <item>
         <widget class="QPushButton" name="NewPatient_Btn">
          <property name="enabled">
           <bool>false</bool>
          </property>
          <property name="minimumSize">
           <size>
            <width>170</width>
            <height>40</height>
           </size>
          </property>
          <property name="maximumSize">
           <size>
            <width>120</width>
            <height>16777215</height>
           </size>
          </property>
          <property name="font">
           <font>
            <family>Lato</family>
            <pointsize>11</pointsize>
            <weight>75</weight>
            <bold>true</bold>
           </font>
          </property>
          <property name="cursor">
           <cursorShape>PointingHandCursor</cursorShape>
          </property>
          <property name="styleSheet">
           <string notr="true">QPushButton {
	border-image: none;
	background-color: rgba(110, 204, 175, .2);
	color: rgba(0, 0, 0, .2);
	border: 2px solid rgba(0, 0, 0, .2);
}

QPushButton::hover {
	background-color: rgb(139, 231, 100);
	color: white;
}</string>
          </property>
          <property name="text">
           <string>New Patient</string>
          </property>
         </widget>
        </item>
       </layout>
      </item>
     </layout>
    </widget>
    <widget class="QFrame" name="CancelAppointment_Frame">
     <property name="geometry">
      <rect>
       <x>110</x>
       <y>200</y>
       <width>1171</width>
       <height>0</height>
      </rect>
     </property>
     <property name="minimumSize">
      <size>
       <width>0</width>
       <height>0</height>
      </size>
     </property>
     <property name="maximumSize">
      <size>
       <width>16777215</width>
       <height>0</height>
      </size>
     </property>
     <property name="styleSheet">
      <string notr="true">QFrame {
	border-image: none;
	background-color: rgb(52, 77, 103);
}</string>
     </property>
     <property name="frameShape">
      <enum>QFrame::StyledPanel</enum>
     </property>
     <property name="frameShadow">
      <enum>QFrame::Raised</enum>
     </property>
    </widget>
    <widget class="QGroupBox" name="horizontalGroupBox">
     <property name="geometry">
      <rect>
       <x>110</x>
       <y>880</y>
       <width>1171</width>
       <height>41</height>
      </rect>
     </property>
     <property name="styleSheet">
      <string notr="true">QGroupBox {
	border: none;
	border-image: none;
	background-color: none;
}</string>
     </property>
     <layout class="QHBoxLayout" name="horizontalLayout_5">
      <item>
       <widget class="QLabel" name="currentUserLabel">
        <property name="font">
         <font>
          <pointsize>11</pointsize>
         </font>
        </property>
        <property name="styleSheet">
         <string notr="true">QLabel {
	background-color: none;
	border-image: none;
	color: white;
}</string>
        </property>
        <property name="text">
         <string>No User Logged In</string>
        </property>
        <property name="alignment">
         <set>Qt::AlignCenter</set>
        </property>
       </widget>
      </item>
     </layout>
    </widget>
    <zorder>layoutWidget</zorder>
    <zorder>ViewBtns_Frame</zorder>
    <zorder>InputsFrame</zorder>
    <zorder>CancelAppointment_Frame</zorder>
    <zorder>horizontalGroupBox</zorder>
   </widget>
  </widget>
 </widget>
 <resources>
  <include location="assets/qrc/app-bg.qrc"/>
 </resources>
 <connections/>
 <buttongroups>
  <buttongroup name="buttonGroup_Suffix"/>
  <buttongroup name="buttonGroup_Gender"/>
 </buttongroups>
</ui>
